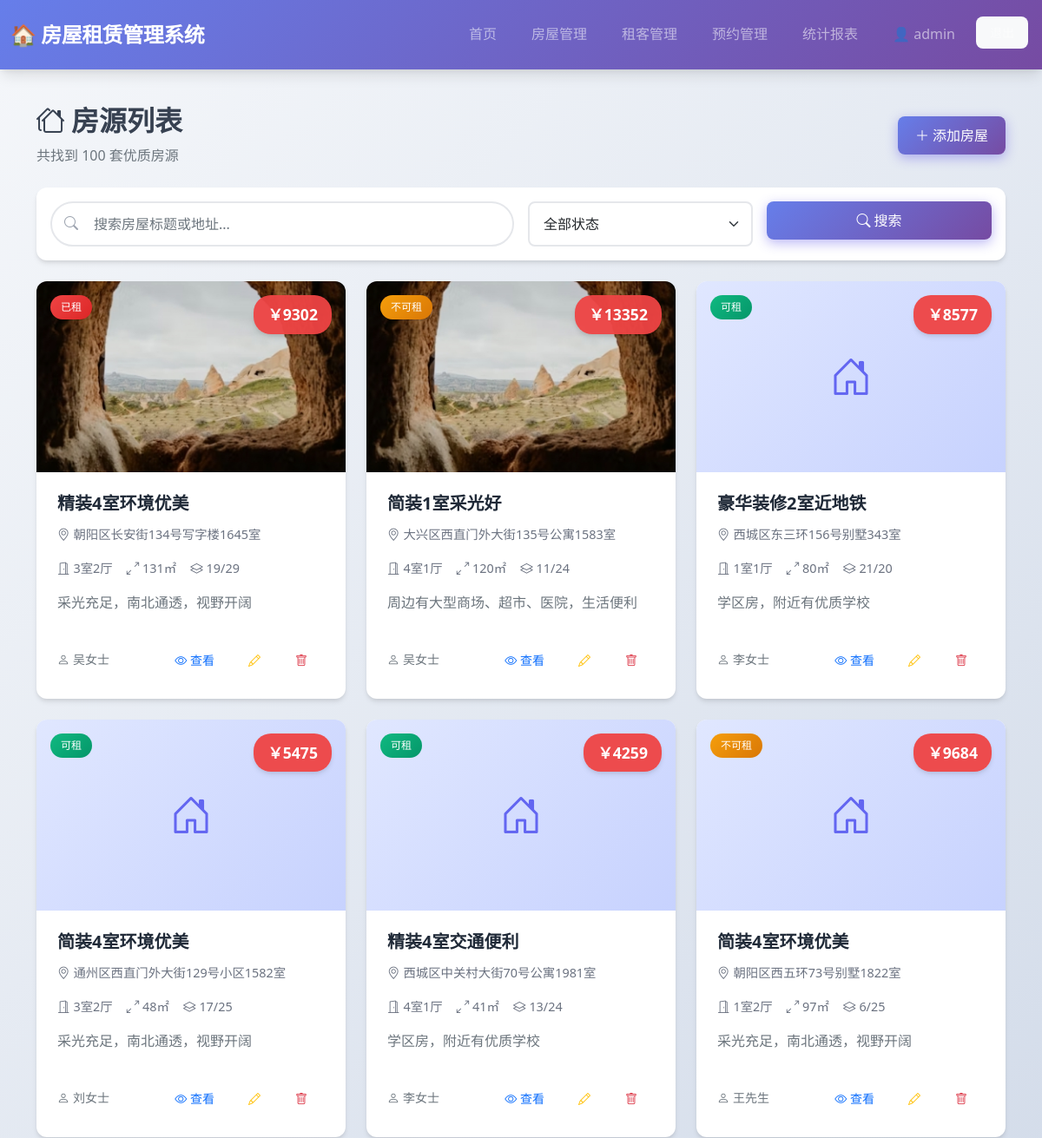
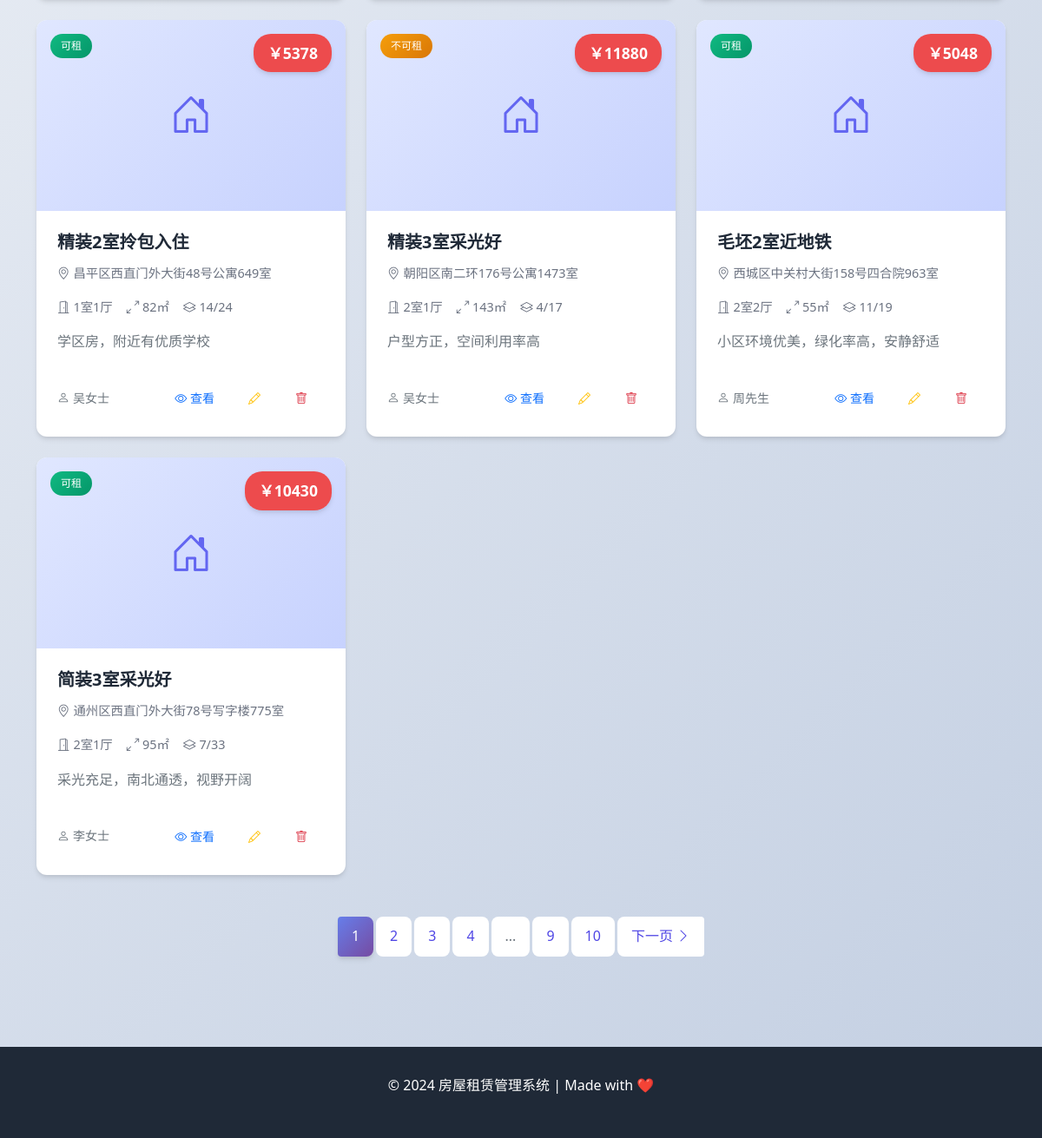
Page /houses (signed in) on the committed database (2 pictures, top to bottom).
### app.py (models this page shows, shortened)
class House(db.Model):
    __tablename__ = 'houses'
    id = db.Column(db.Integer, primary_key=True)
    title = db.Column(db.String(100), nullable=False)  # 标题
    address = db.Column(db.String(200), nullable=False)  # 地址
    area = db.Column(db.Float)  # 面积（平方米）
    price = db.Column(db.Float, nullable=False)  # 月租价格
    room_count = db.Column(db.Integer)  # 房间数
    hall_count = db.Column(db.Integer)  # 客厅数
    toilet_count = db.Column(db.Integer)  # 卫生间数
    floor = db.Column(db.String(50))  # 楼层
    orientation = db.Column(db.String(20))  # 朝向
    description = db.Column(db.Text)  # 详细描述
    status = db.Column(db.String(20), default='available')  # available, rented, unavailable
    image = db.Column(db.String(200))  # 图片路径
    owner_name = db.Column(db.String(50))  # 房东姓名
    owner_phone = db.Column(db.String(20))  # 房东电话
    created_at = db.Column(db.DateTime, default=db.func.now())

### app.py (the view)
@app.route('/houses')
def houses():
    page = request.args.get('page', 1, type=int)
    per_page = 10
    search = request.args.get('search', '')
    status_filter = request.args.get('status', '')
    query = House.query
    if search:
        query = query.filter(
            (House.title.contains(search)) |
            (House.address.contains(search))
        )
    if status_filter:
        query = query.filter_by(status=status_filter)
    houses = query.order_by(House.created_at.desc()).paginate(
        page=page, per_page=per_page, error_out=False
    )
    return render_template('houses.html', houses=houses, search=search, status_filter=status_filter)

### templates/houses.html (shortened to what this page needs)
{% extends "base.html" %}
{% block content %}
<div class="container fade-in py-4">
    <div class="d-flex justify-content-between align-items-center mb-4">
        <div>
            <h2 class="fw-bold"><i class="bi bi-houses me-2"></i>房源列表</h2>
            <p class="text-muted mb-0">共找到 {{ houses.total }} 套优质房源</p>
        </div>
        {% if session.role == 'admin' %}
        <a href="{{ url_for('house_add') }}" class="btn btn-primary">
            <i class="bi bi-plus-lg me-1"></i>添加房屋
        </a>
        {% endif %}
    </div>
    <div class="card mb-4">
        <div class="card-body">
            <form method="GET" class="row g-3">
                <div class="col-md-6">
                    <div class="search-box">
                        <i class="bi bi-search search-icon"></i>
                        <input type="text" name="search" class="form-control" placeholder="搜索房屋标题或地址..." value="{{ search }}">
                    </div>
                </div>
                <div class="col-md-3">
                    <select name="status" class="form-select">
                        <option value="">全部状态</option>
                    </select>
                </div>
                <div class="col-md-3">
                    <button type="submit" class="btn btn-primary w-100">
                        <i class="bi bi-search me-1"></i>搜索
                    </button>
                </div>
            </form>
        </div>
    </div>
    <div class="row g-4">
        {% for house in houses.items %}
        <div class="col-lg-4 col-md-6">
            <div class="card house-card h-100">
                <div class="card-img-wrapper">
                    {% if house.image %}
                    <img src="{{ url_for('static', filename='uploads/' + house.image) }}" class="card-img-top" alt="{{ house.title }}">
                    {% else %}
                    <div class="img-placeholder w-100 h-100">
                        <i class="bi bi-house-door"></i>
                    </div>
                    {% endif %}
                    <div class="price-tag">￥{{ "%.0f"|format(house.price) }}</div>
                    <div class="status-badge">
                        {% if house.status == 'available' %}
                        <span class="badge badge-success">可租</span>
                        {% elif house.status == 'rented' %}
                        <span class="badge badge-danger">已租</span>
                        {% else %}
                        <span class="badge badge-warning">不可租</span>
                        {% endif %}
                    </div>
                </div>
                <div class="card-body">
                    <h5 class="card-title">{{ house.title }}</h5>
                    <div class="house-info">
                        <span class="house-info-item">
                            <i class="bi bi-geo-alt"></i>{{ house.address[:20] }}{% if house.address|length > 20 %}...{% endif %}
                        </span>
                    </div>
                    <div class="house-info">
                        <span class="house-info-item">
                            <i class="bi bi-door-open"></i>{{ house.room_count }}室{{ house.hall_count }}厅
                        </span>
                        <span class="house-info-item">
                            <i class="bi bi-arrows-angle-expand"></i>{{ house.area|int }}㎡
                        </span>
                        <span class="house-info-item">
                            <i class="bi bi-layers"></i>{{ house.floor }}
                        </span>
                    </div>
                    <p class="card-text text-muted">{{ house.description[:60] if house.description else '暂无描述' }}{% if house.description and house.description|length > 60 %}...{% endif %}</p>
                    <div class="d-flex justify-content-between align-items-center mt-3">
                        <small class="text-muted">
                            <i class="bi bi-person me-1"></i>{{ house.owner_name or '未知' }}
                        </small>
                        <div class="btn-group">
                            <a href="{{ url_for('house_detail', house_id=house.id) }}" class="btn btn-sm btn-outline-primary">
                                <i class="bi bi-eye"></i> 查看
                            </a>
                            {% if session.role == 'admin' %}
                            <a href="{{ url_for('house_edit', house_id=house.id) }}" class="btn btn-sm btn-outline-warning">
                                <i class="bi bi-pencil"></i>
                            </a>
                            <form method="POST" action="{{ url_for('house_delete', house_id=house.id) }}" class="d-inline" onsubmit="return confirm('确定要删除吗?')">
                                <button type="submit" class="btn btn-sm btn-outline-danger">
                                    <i class="bi bi-trash"></i>
                                </button>
                            </form>
                            {% endif %}
                        </div>
                    </div>
                </div>
            </div>
        </div>
        {% endfor %}
    </div>
    {% if houses.pages > 1 %}
    <nav class="mt-5">
        <ul class="pagination justify-content-center">
            {% for p in houses.iter_pages(left_edge=2, left_current=2, right_current=3, right_edge=2) %}
                {% if p %}
                    {% if p == houses.page %}
                    <li class="page-item active">
                        <span class="page-link">{{ p }}</span>
                    </li>
                    {% else %}
                    <li class="page-item">
                        <a class="page-link" href="{{ url_for('houses', page=p, search=search, status=status_filter) }}">{{ p }}</a>
                    </li>
                    {% endif %}
                {% else %}
                <li class="page-item disabled">
                    <span class="page-link">...</span>
                </li>
                {% endif %}
            {% endfor %}
            {% if houses.has_next %}
            <li class="page-item">
                <a class="page-link" href="{{ url_for('houses', page=houses.next_num, search=search, status=status_filter) }}">
                    下一页 <i class="bi bi-chevron-right"></i>
                </a>
            </li>
            {% endif %}
        </ul>
    </nav>
    {% endif %}
</div>
{% endblock %}

### static/css/style.css (style rules this page uses)
:root { --primary-color: #4f46e5; --primary-hover: #4338ca; --secondary-color: #06b6d4; --success-color: #10b981; --warning-color: #f59e0b; --danger-color: #ef4444; --dark-color: #1f2937; --light-color: #f3f4f6; --gradient-primary: linear-gradient(135deg, #667eea 0%, #764ba2 100%); --gradient-secondary: linear-gradient(135deg, #f093fb 0%, #f5576c 100%); --shadow-sm: 0 1px 2px 0 rgba(0, 0, 0, 0.05); --shadow-md: 0 4px 6px -1px rgba(0, 0, 0, 0.1), 0 2px 4px -1px rgba(0, 0, 0, 0.06); --shadow-lg: 0 10px 15px -3px rgba(0, 0, 0, 0.1), 0 4px 6px -2px rgba(0, 0, 0, 0.05); --shadow-xl: 0 20px 25px -5px rgba(0, 0, 0, 0.1), 0 10px 10px -5px rgba(0, 0, 0, 0.04); --border-radius: 12px; --border-radius-lg: 16px; }
* { margin: 0; padding: 0; box-sizing: border-box; }
body { font-family: 'Segoe UI', 'PingFang SC', 'Microsoft YaHei', sans-serif; background: linear-gradient(135deg, #f5f7fa 0%, #c3cfe2 100%); min-height: 100vh; color: #374151; line-height: 1.6; }
.card { border: none; border-radius: var(--border-radius); box-shadow: var(--shadow-md); transition: all 0.3s ease; background: white; overflow: hidden; }
.btn { border-radius: 8px; font-weight: 500; padding: 0.625rem 1.25rem; transition: all 0.3s ease; border: none; }
.btn-primary { background: var(--gradient-primary); box-shadow: 0 4px 14px 0 rgba(79, 70, 229, 0.39); }
.house-card { height: 100%; display: flex; flex-direction: column; }
.house-card .card-img-wrapper { position: relative; height: 220px; overflow: hidden; }
.house-card .card-img-top { width: 100%; height: 100%; object-fit: cover; transition: transform 0.5s ease; }
.house-card .price-tag { position: absolute; top: 1rem; right: 1rem; background: rgba(239, 68, 68, 0.95); color: white; padding: 0.5rem 1rem; border-radius: 20px; font-weight: 700; font-size: 1.1rem; box-shadow: var(--shadow-md); }
.house-card .status-badge { position: absolute; top: 1rem; left: 1rem; }
.house-card .card-body { flex: 1; display: flex; flex-direction: column; padding: 1.5rem; }
.house-card .card-title { font-weight: 700; font-size: 1.25rem; margin-bottom: 0.75rem; color: var(--dark-color); }
.house-card .house-info { display: flex; gap: 1rem; margin-bottom: 1rem; flex-wrap: wrap; }
.house-card .house-info-item { display: flex; align-items: center; gap: 0.25rem; color: #6b7280; font-size: 0.9rem; }
.house-card .card-text { color: #6b7280; flex: 1; }
.form-control, .form-select { border-radius: 8px; border: 2px solid #e5e7eb; padding: 0.75rem 1rem; transition: all 0.3s ease; }
.search-box { position: relative; }
.search-box .form-control { padding-left: 3rem; border-radius: 50px; }
.search-box .search-icon { position: absolute; left: 1rem; top: 50%; transform: translateY(-50%); color: #9ca3af; }
.pagination .page-link { border: none; color: var(--primary-color); font-weight: 500; padding: 0.625rem 1rem; margin: 0 0.25rem; border-radius: 8px; }
.pagination .page-item.active .page-link { background: var(--gradient-primary); box-shadow: var(--shadow-md); }
.fade-in { animation: fadeIn 0.6s ease-out; }
.img-placeholder { background: linear-gradient(135deg, #e0e7ff 0%, #c7d2fe 100%); display: flex; align-items: center; justify-content: center; color: #6366f1; font-size: 3rem; }
.badge { padding: 0.5rem 0.75rem; border-radius: 20px; font-weight: 500; font-size: 0.75rem; }
.badge-success { background: linear-gradient(135deg, #10b981 0%, #059669 100%); }
.badge-danger { background: linear-gradient(135deg, #ef4444 0%, #dc2626 100%); }
.badge-warning { background: linear-gradient(135deg, #f59e0b 0%, #d97706 100%); }

### rows in the picture
House: image (picture), price "9302", status "已租", title "精装4室环境优美", address "朝阳区长安街134号写字楼1645室", room_count "3", hall_count "2", area "131", floor "19/29", description "采光充足，南北通透，视野开阔", owner_name "吴女士"
House: image (picture), price "13352", status "不可租", title "简装1室采光好", address "大兴区西直门外大街135号公寓1583室", room_count "4", hall_count "1", area "120", floor "11/24", description "周边有大型商场、超市、医院，生活便利", owner_name "吴女士"
House: price "8577", status "可租", title "豪华装修2室近地铁", address "西城区东三环156号别墅343室", room_count "1", hall_count "1", area "80", floor "21/20", description "学区房，附近有优质学校", owner_name "李女士"
House: price "5475", status "可租", title "简装4室环境优美", address "通州区西直门外大街129号小区1582室", room_count "3", hall_count "2", area "48", floor "17/25", description "采光充足，南北通透，视野开阔", owner_name "刘女士"
House: price "4259", status "可租", title "精装4室交通便利", address "西城区中关村大街70号公寓1981室", room_count "4", hall_count "1", area "41", floor "13/24", description "学区房，附近有优质学校", owner_name "李女士"
House: price "9684", status "不可租", title "简装4室环境优美", address "朝阳区西五环73号别墅1822室", room_count "1", hall_count "2", area "97", floor "6/25", description "采光充足，南北通透，视野开阔", owner_name "王先生"
House: price "5378", status "可租", title "精装2室拎包入住", address "昌平区西直门外大街48号公寓649室", room_count "1", hall_count "1", area "82", floor "14/24", description "学区房，附近有优质学校", owner_name "吴女士"
House: price "11880", status "不可租", title "精装3室采光好", address "朝阳区南二环176号公寓1473室", room_count "2", hall_count "1", area "143", floor "4/17", description "户型方正，空间利用率高", owner_name "吴女士"
House: price "5048", status "可租", title "毛坯2室近地铁", address "西城区中关村大街158号四合院963室", room_count "2", hall_count "2", area "55", floor "11/19", description "小区环境优美，绿化率高，安静舒适", owner_name "周先生"
House: price "10430", status "可租", title "简装3室采光好", address "通州区西直门外大街78号写字楼775室", room_count "2", hall_count "1", area "95", floor "7/33", description "采光充足，南北通透，视野开阔", owner_name "李女士"

### other values in the picture
{{ session.username }} "admin"
{{ houses.total }} "100"
{{ p }} "1"
{{ p }} "2" "3" "4" "9" "10"
